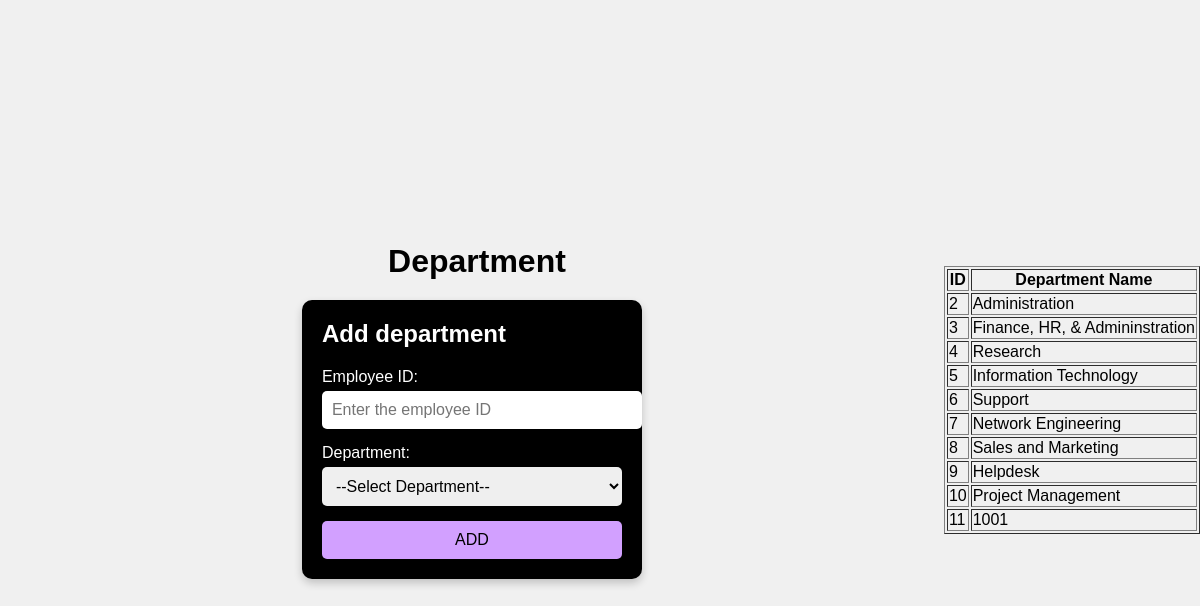
The page /department.php on the database its author committed.
### tables this page shows
CREATE TABLE `department` (
  `id` int(11) NOT NULL,
  `dep_name` varchar(64) NOT NULL,
  `em_id` varchar(20) NOT NULL
);

### department.php (the view, shortened to what this page needs)
<?php
include "connection.php";
?>
<!DOCTYPE html>
<html lang="en">
<head>
</head>
<body>
    <div class="container" style="margin: auto;width: fit-content;">
        <h1><i class="fas fa-building"></i> Department</h1>
        <form action="departmentupdate.php" method="post" class="form-container">
            <div class="form-header">
                <h2>Add department</h2>
            </div>
            <div class="form-group">
                <label for="employeeId">Employee ID:</label>
                <input type="text" id="employeeId" placeholder="Enter the employee ID" name="empID"/>
            </div>
            <div class="form-group">
                <label for="departmentList">Department:</label>
                <select id="departmentList" name="dep">
                    <option value="">--Select Department--</option>
                </select>
            </div>
            <button class="submit-btn" name="update" value="add">ADD</button>
        </form>
    </div>
    <div >
        <?php
        $sql = "SELECT id, dep_name FROM department";
$result = $conn->query($sql);
if ($result->num_rows > 0) {
    echo "<table border='1'>
            <tr>
                <th>ID</th>
                <th>Department Name</th>
            </tr>";
    while($row = $result->fetch_assoc()) {
        echo "<tr>
                <td>" . $row['id'] . "</td>
                <td>" . $row['dep_name'] . "</td>
              </tr>";
    }
    echo "</table>";
} else {
    echo "No departments found.";
}
?>
    </div>
</body>
</html>

### department.php (style rules this page uses)
body { font-family: Arial, sans-serif; background-color: #f0f0f0; display: flex; justify-content: center; align-items: center; height: 100vh; margin: 0; }
.container { text-align: center; }
h1 { font-size: 2em; margin-bottom: 20px; display: flex; align-items: center; justify-content: center; }
.form-container { background-color: #000; padding: 20px; border-radius: 10px; box-shadow: 0px 4px 8px rgba(0, 0, 0, 0.2); width: 300px; }
.form-header { display: flex; justify-content: space-between; align-items: center; margin-bottom: 20px; }
.form-header h2 { color: #fff; margin: 0; }
.form-group { margin-bottom: 15px; text-align: left; }
label { color: #fff; display: block; margin-bottom: 5px; }
input[type="text"], select { width: 100%; padding: 10px; border-radius: 5px; border: none; outline: none; font-size: 1em; }
.submit-btn { background-color: #d2a0ff; color: #000; padding: 10px 20px; border: none; border-radius: 5px; cursor: pointer; font-size: 1em; width: 100%; }

### rows shown on the page
department: id "2", dep_name "Administration"
department: id "3", dep_name "Finance, HR, & Admininstration"
department: id "4", dep_name "Research"
department: id "5", dep_name "Information Technology"
department: id "6", dep_name "Support"
department: id "7", dep_name "Network Engineering"
department: id "8", dep_name "Sales and Marketing"
department: id "9", dep_name "Helpdesk"
department: id "10", dep_name "Project Management"
department: id "11", dep_name "1001"
